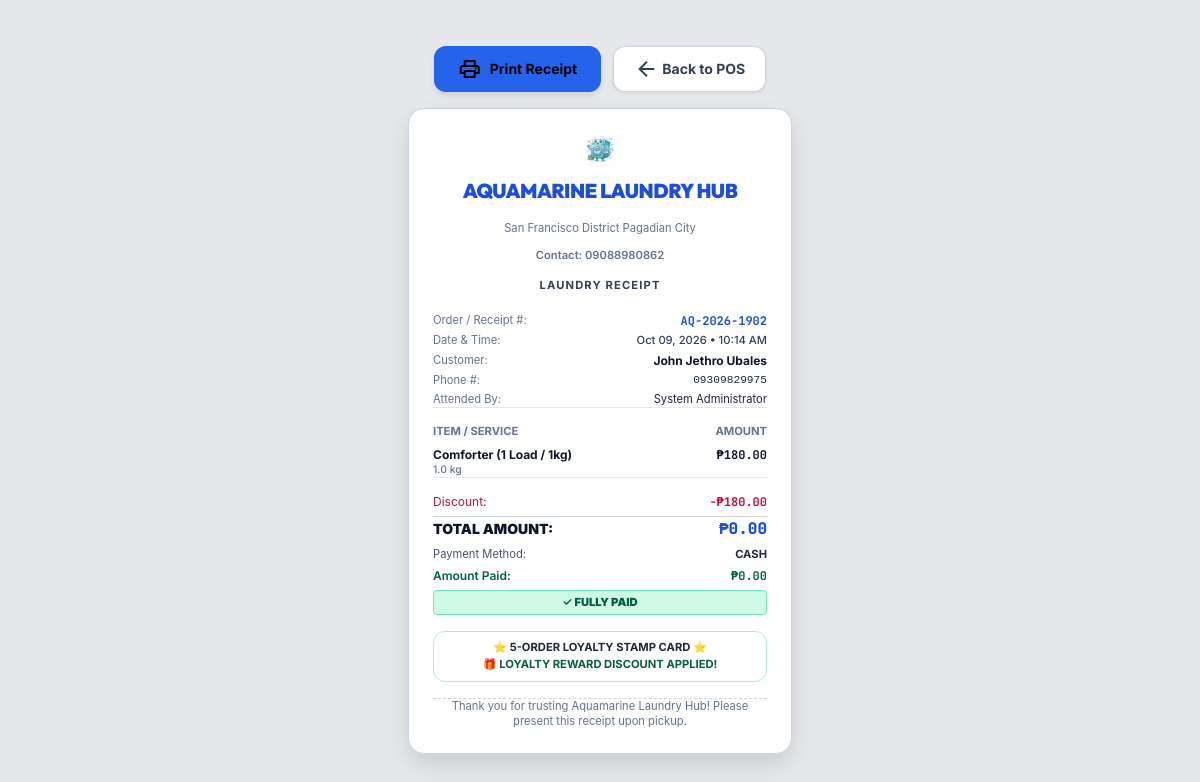
Page /pages/receipt.php?token=6 on the committed database.
### tables this page shows
CREATE TABLE settings (
            setting_key TEXT PRIMARY KEY,
            setting_value TEXT
        );

CREATE TABLE orders (
            id INTEGER PRIMARY KEY AUTOINCREMENT,
            tracking_number TEXT UNIQUE NOT NULL,
            customer_id INTEGER NOT NULL,
            total_weight REAL DEFAULT 0.0,
            subtotal REAL DEFAULT 0.0,
            discount REAL DEFAULT 0.0,
            total_amount REAL DEFAULT 0.0,
            paid_amount REAL DEFAULT 0.0,
            payment_status TEXT DEFAULT 'Pending',
            order_status TEXT DEFAULT 'Pending',
            estimated_pickup DATETIME,
            rack_location TEXT,
            notes TEXT,
            driver_name TEXT,
            created_by INTEGER,
            created_at DATETIME DEFAULT CURRENT_TIMESTAMP, payment_method TEXT DEFAULT 'Cash', reference_no TEXT, service_type TEXT DEFAULT 'walk_in', delivery_fee REAL DEFAULT 0.0, delivery_address TEXT, receipt_token TEXT,
            FOREIGN KEY (customer_id) REFERENCES customers(id)
        );

CREATE TABLE customers (
            id INTEGER PRIMARY KEY AUTOINCREMENT,
            customer_code TEXT UNIQUE NOT NULL,
            name TEXT NOT NULL,
            contact TEXT DEFAULT 'N/A',
            email TEXT,
            address TEXT,
            created_at DATETIME DEFAULT CURRENT_TIMESTAMP
        );

CREATE TABLE users (
            id INTEGER PRIMARY KEY AUTOINCREMENT,
            username TEXT UNIQUE NOT NULL,
            password_hash TEXT NOT NULL,
            full_name TEXT NOT NULL,
            role TEXT NOT NULL DEFAULT 'cashier',
            cashier_id_number TEXT,
            status TEXT NOT NULL DEFAULT 'active',
            created_at DATETIME DEFAULT CURRENT_TIMESTAMP
        );

CREATE TABLE order_items (
            id INTEGER PRIMARY KEY AUTOINCREMENT,
            order_id INTEGER NOT NULL,
            service_id INTEGER NOT NULL,
            item_details TEXT,
            weight_kg REAL DEFAULT 0.0,
            qty INTEGER DEFAULT 1,
            unit_price REAL NOT NULL,
            subtotal REAL NOT NULL,
            FOREIGN KEY (order_id) REFERENCES orders(id) ON DELETE CASCADE
        );

### pages/receipt.php (the view, shortened to what the rows shown need)
<?php
require_once __DIR__ . '/app/Database.php';
require_once __DIR__ . '/app/OrderService.php';
$orderService = new OrderService();
$db = Database::getInstance();
$token = trim($_GET['token'] ?? '');
$id = (int)($_GET['id'] ?? 0);
$orderQuery = trim($_GET['order'] ?? ($_GET['tracking'] ?? ''));
$ord = null;
if (!empty($token)) {
    $ord = $db->fetch("
        SELECT o.*, c.name as customer_name, c.contact as customer_contact, c.address as customer_address, u.full_name as cashier_name
        FROM orders o
        JOIN customers c ON o.customer_id = c.id
        LEFT JOIN users u ON o.created_by = u.id
        WHERE o.receipt_token = ? OR o.tracking_number = ? OR o.id = ?
    ", [$token, $token, is_numeric($token) ? (int)$token : 0]);
}
$orderId = (int)$ord['id'];
$items = $db->fetchAll("
    SELECT oi.*, s.service_name
    FROM order_items oi
    LEFT JOIN services s ON oi.service_id = s.id
    WHERE oi.order_id = ?
", [$orderId]);
$payments = $db->fetchAll("SELECT * FROM payments WHERE order_id = ? ORDER BY id ASC", [$orderId]);
$latestPayment = !empty($payments) ? end($payments) : null;
$amountPaid = (float)$ord['paid_amount'];
$totalAmount = (float)$ord['total_amount'];
$targetStamps = max(1, (int)($orderService->getSetting('loyalty_stamps_target', '11')));
$paymentMethod = $latestPayment['payment_method'] ?? ($ord['payment_method'] ?? 'Cash');
$shopName = $orderService->getSetting('shop_name', 'AQUAMARINE LAUNDRY');
$shopAddress = $orderService->getSetting('shop_address', '123 Rizal Ave, Metro Manila');
$shopPhone = $orderService->getSetting('shop_phone', '0917-123-4567');
$receiptFooter = $orderService->getSetting('receipt_footer', 'Thank you for trusting Aquamarine Laundry! Please present this receipt upon pickup.');
?>
<!DOCTYPE html>
<html lang="en">
<head>
    <link href="assets/css/offline-tailwind.css" rel="stylesheet"/>
</head>
<body class="min-h-screen p-4 flex flex-col items-center justify-center text-gray-800">
    <div class="receipt-paper bg-white max-w-sm w-full p-6 rounded-2xl border border-gray-300 shadow-lg text-xs space-y-4">
        <div class="text-center space-y-1">
            <img src="assets/img/logo.png" alt="Aquamarine Logo" class="object-contain mx-auto mb-1 rounded-lg shadow-2xs" style="width: 32px; height: 32px; max-width: 32px; max-height: 32px;">
            <h2 class="text-xl font-black tracking-tight text-blue-700 uppercase"><?= htmlspecialchars($shopName) ?></h2>
            <p class="text-2xs text-gray-500"><?= htmlspecialchars($shopAddress) ?></p>
            <p class="text-2xs text-gray-500 font-semibold">Contact: <?= htmlspecialchars($shopPhone) ?></p>
            <div class="pt-2 space-y-1">
                <span class="border-y border-dashed border-gray-400 py-1 px-4 inline-block font-bold text-2xs uppercase text-gray-700 tracking-widest">
                </span>
            </div>
        </div>
        <div class="space-y-1 text-2xs border-b border-gray-200 pb-3">
            <div class="flex justify-between">
                <span class="text-gray-500">Order / Receipt #:</span>
                <strong class="font-mono-num font-bold text-blue-700 text-xs"><?= htmlspecialchars($ord['tracking_number']) ?></strong>
            </div>
            <div class="flex justify-between">
                <span class="text-gray-500">Date & Time:</span>
                <span class="font-medium text-gray-700"><?= date('M d, Y • h:i A', strtotime($ord['created_at'])) ?></span>
            </div>
            <div class="flex justify-between">
                <span class="text-gray-500">Customer:</span>
                <strong class="font-bold text-gray-900 text-xs"><?= htmlspecialchars($ord['customer_name']) ?></strong>
            </div>
            <div class="flex justify-between">
                <span class="text-gray-500">Phone #:</span>
                <span class="font-mono-num"><?= htmlspecialchars($ord['customer_contact'] ?: 'N/A') ?></span>
            </div>
            <div class="flex justify-between">
                <span class="text-gray-500">Attended By:</span>
                <span><?= htmlspecialchars($ord['cashier_name'] ?: 'Staff') ?></span>
            </div>
        </div>
        <div class="space-y-2 border-b border-gray-200 pb-3">
            <div class="flex justify-between font-bold text-gray-500 text-2xs uppercase tracking-wider">
            </div>
            <?php foreach ($items as $it):
                $displayName = !empty($it['item_details']) ? $it['item_details'] : ($it['service_name'] ?: 'Laundry Service');
                $isExpressItem = (stripos($displayName, 'Express') !== false || stripos($displayName, 'Rush') !== false);
                $displayName = preg_replace('/^Add-on:\s*/i', '', $displayName);
                $weightKg = (float)($it['weight_kg'] ?? 0);
                $qty = max(1, (int)($it['qty'] ?? 1));
                $weightQtyStr = $weightKg > 0 ? number_format($weightKg, 1) . ' kg' : ($qty > 1 ? $qty . ' pcs' : '1 pc');
            ?>
                <div class="flex justify-between items-start text-xs <?= $isExpressItem ? 'bg-amber-50 p-2 rounded-lg border border-amber-200 text-amber-950 font-bold' : '' ?>">
                    <div>
                        <div class="font-bold <?= $isExpressItem ? 'text-amber-950' : 'text-gray-900' ?>"><?= htmlspecialchars($displayName) ?></div>
                        <div class="text-3xs <?= $isExpressItem ? 'text-amber-800 font-bold' : 'text-gray-500 font-medium' ?>">
                            <?= $isExpressItem ? 'Priority Rush Order Surcharge' : ($weightQtyStr . ' ' . (($it['unit_price'] ?? 0) > 0 && $weightKg <= 0 ? '(@ ₱' . number_format($it['unit_price'], 2) . ')' : '')) ?>
                        </div>
                    </div>
                    <div class="font-mono-num font-bold <?= $isExpressItem ? 'text-amber-900' : 'text-gray-900' ?>">₱<?= number_format($it['subtotal'], 2) ?></div>
                </div>
            <?php endforeach; ?>
        </div>
        <div class="space-y-1.5 text-xs">
            <?php if ((float)$ord['discount'] > 0): ?>
                <div class="flex justify-between text-rose-700">
                    <span>Discount:</span>
                    <span class="font-mono-num font-bold">-₱<?= number_format($ord['discount'], 2) ?></span>
                </div>
            <?php endif; ?>
            <div class="flex justify-between items-center text-sm font-black text-gray-900 border-t border-gray-300 pt-2">
                <span>TOTAL AMOUNT:</span>
                <span class="font-mono-num text-blue-700 text-base">₱<?= number_format($totalAmount, 2) ?></span>
            </div>
            <div class="flex justify-between text-gray-600 text-2xs pt-1">
                <span>Payment Method:</span>
                <strong class="uppercase font-bold text-gray-800"><?= htmlspecialchars($paymentMethod) ?></strong>
            </div>
            <div class="flex justify-between text-emerald-800 font-semibold">
                <span>Amount Paid:</span>
                <span class="font-mono-num font-bold">₱<?= number_format($amountPaid, 2) ?></span>
            </div>
            <div class="pt-1">
            </div>
        </div>
        <div class="bg-emerald-50/80 border border-emerald-200 p-2 rounded-xl text-center text-2xs space-y-0.5">
            <div class="font-bold text-emerald-950 flex items-center justify-center gap-1">
                ⭐ <?= $targetStamps ?>-ORDER LOYALTY STAMP CARD ⭐
            </div>
            <?php if ((float)$ord['discount'] > 0 && (float)$ord['total_amount'] == 0): ?>
                <div class="text-emerald-800 font-bold">🎁 LOYALTY REWARD DISCOUNT APPLIED!</div>
            <?php endif; ?>
        </div>
        <div class="text-center text-2xs text-gray-500 italic border-t border-dashed border-gray-300 pt-3">
            <?= htmlspecialchars($receiptFooter) ?>
        </div>
    </div>
</body>
</html>

### rows in the picture
settings: setting_value "AQUAMARINE LAUNDRY HUB"
settings: setting_value "San Francisco District Pagadian City"
settings: setting_value "09088980862"
orders: tracking_number "AQ-2026-1902", created_at "Oct 09, 2026 • 10:14 AM", customer.name "John Jethro Ubales", customer.contact "09309829975", users.full_name "System Administrator", discount "180.00", total_amount "0.00", payment_method "CASH", paid_amount "0.00"
order_items: item_details "Comforter (1 Load / 1kg)", weight_kg "1.0 kg", subtotal "180.00"
settings: setting_value "5"
settings: setting_value "Thank you for trusting Aquamarine Laundry Hub! Please present this receipt upon pickup."
